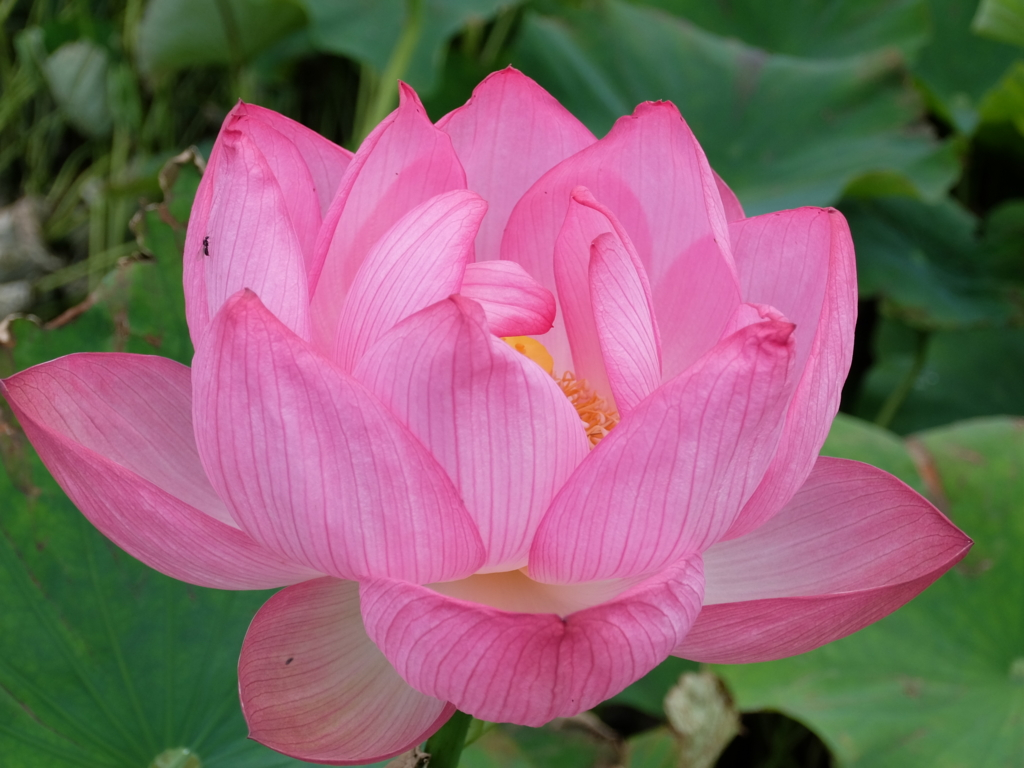
#> input picture enshu_python/flower.jpg, 1024 x 768 px
$ python kadai10.py
#> lines starting #> are read from the running program, lines starting #| are printed output that depends on the picture
from PIL import Image
image = Image.open('flower.jpg')
#> image is the input picture: PIL image 1024x768 RGB; mean R, G, B 133.5, 100.2, 107.8
red,green,blue = image.split()
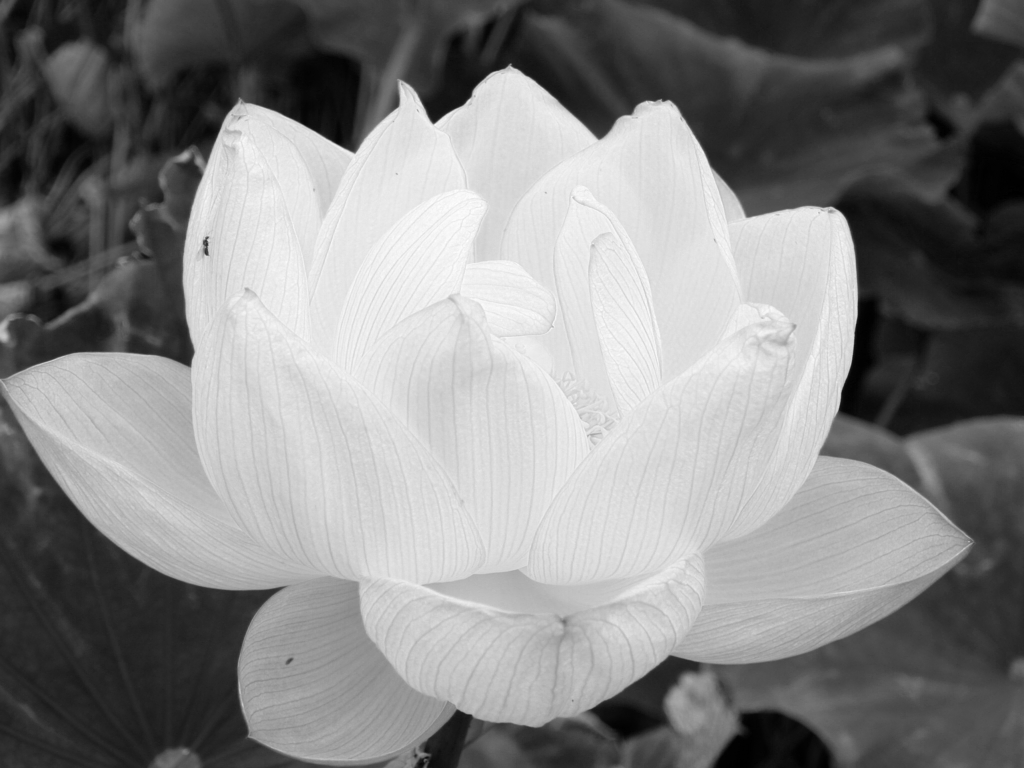
#> red: PIL image 1024x768 L; min 0, max 254, mean 133.5
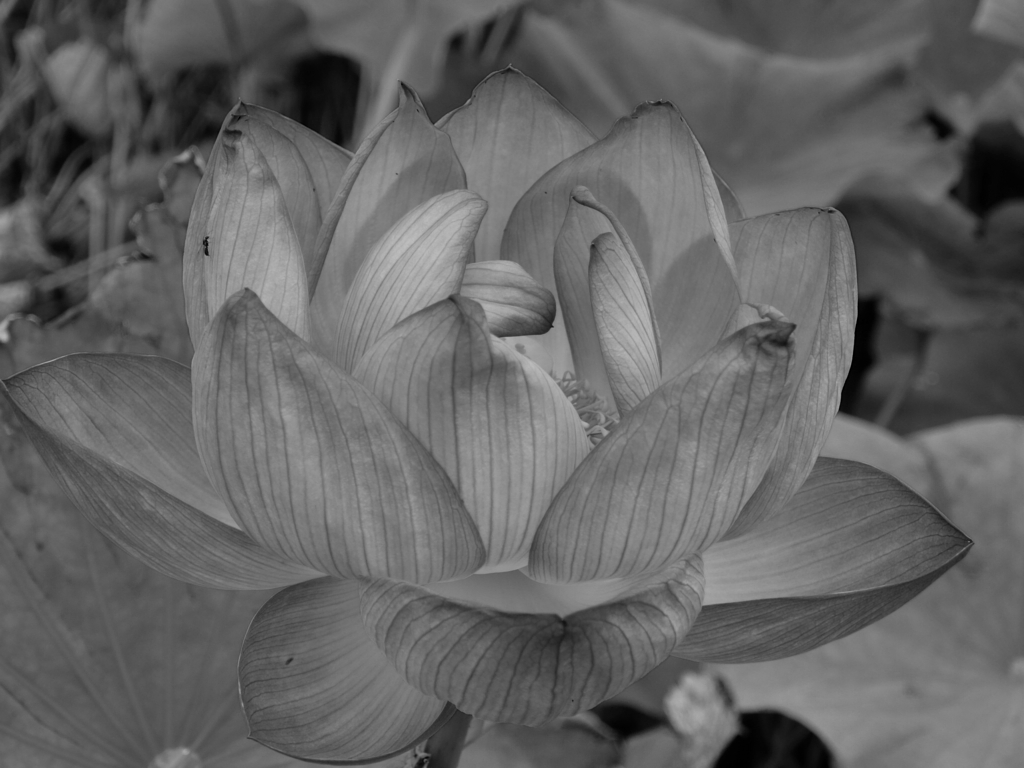
#> green: PIL image 1024x768 L; min 0, max 190, mean 100.2
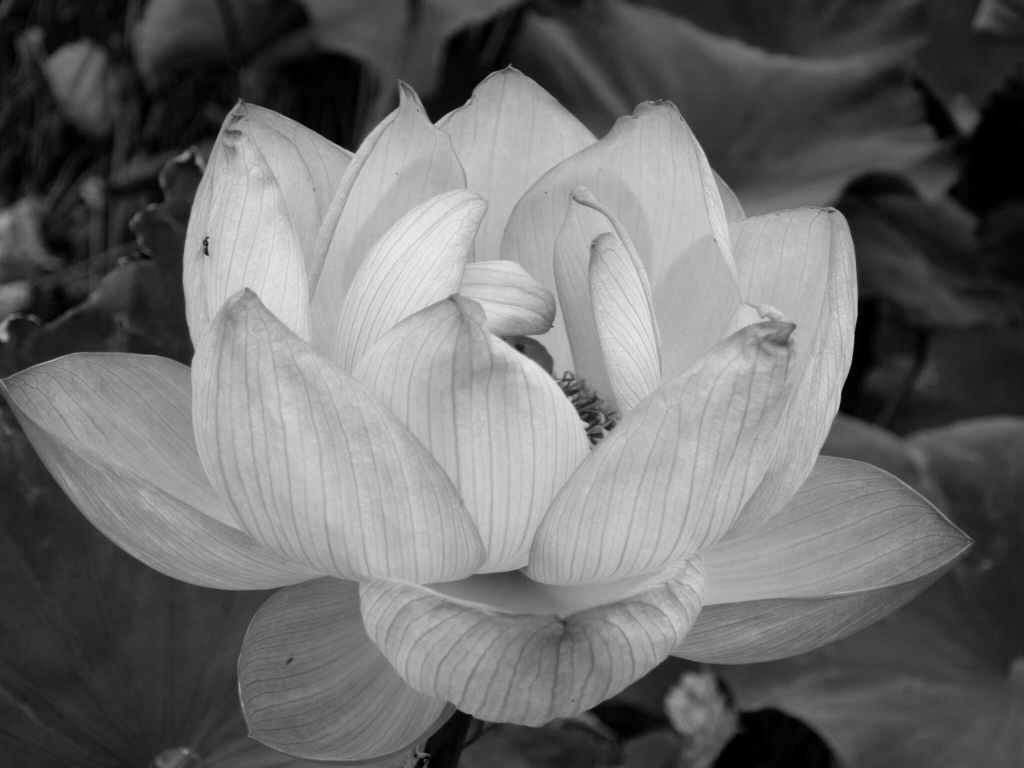
#> blue: PIL image 1024x768 L; min 0, max 236, mean 107.8
convert_image = Image.merge('RGB',(red,blue,green))
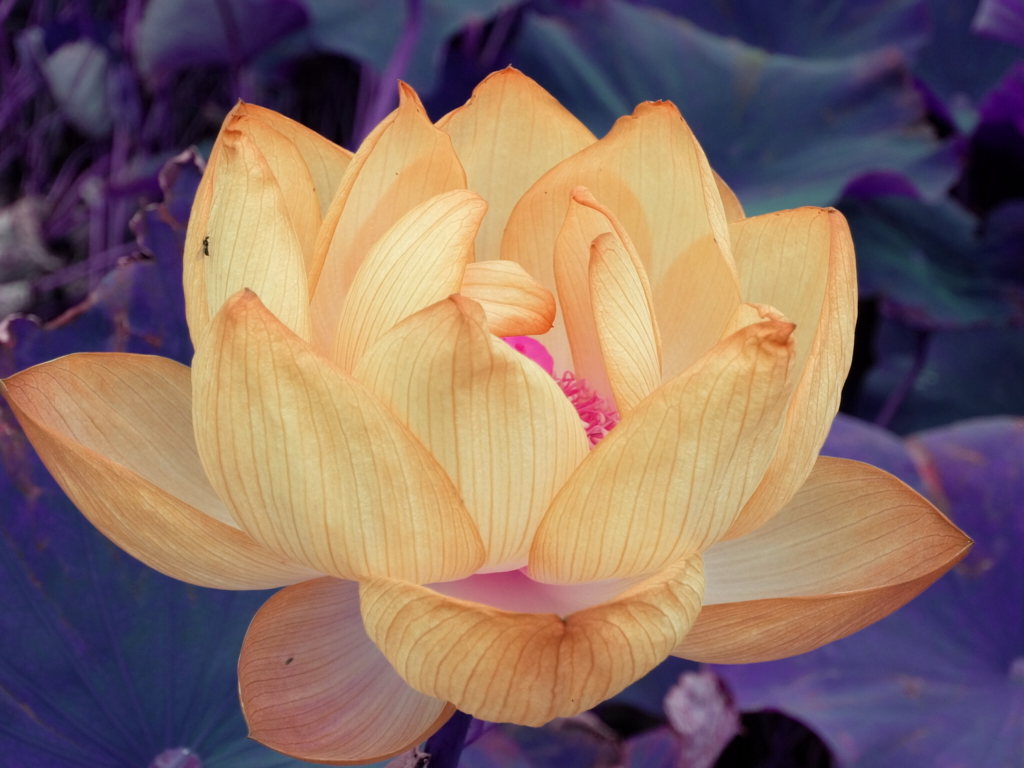
#> convert_image: PIL image 1024x768 RGB; mean R, G, B 133.5, 107.8, 100.2
convert_image.show()
convert_image.save('kadai10.jpg')
